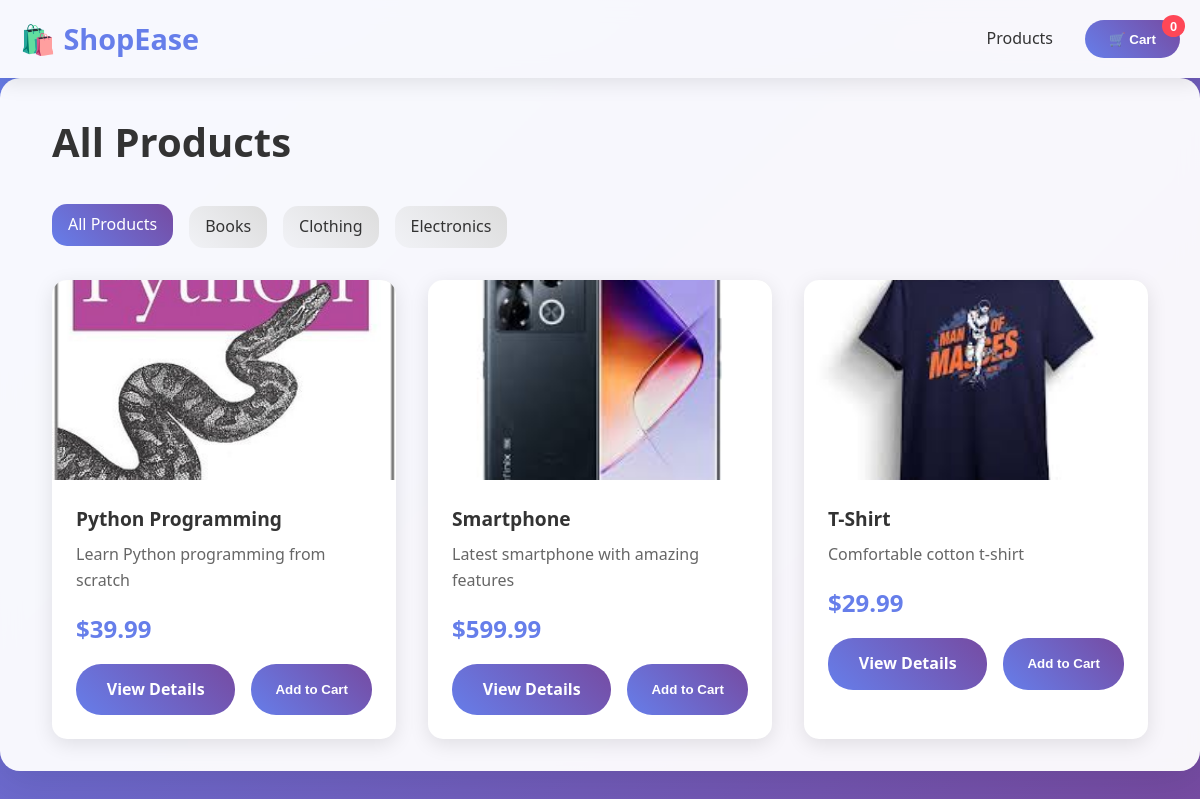
The page / on the database its author committed.
### shop/models.py (models this page shows, shortened)
class Category(models.Model):
    name = models.CharField(max_length=200)
    slug = models.SlugField(unique=True)
    class Meta:
        ordering = ['name']
        verbose_name_plural = 'categories'

class Product(models.Model):
    category = models.ForeignKey(Category, on_delete=models.CASCADE)
    name = models.CharField(max_length=200)
    slug = models.SlugField(unique=True)
    description = models.TextField()
    price = models.DecimalField(max_digits=10, decimal_places=2)
    stock = models.PositiveIntegerField()
    available = models.BooleanField(default=True)
    created = models.DateTimeField(auto_now_add=True)
    updated = models.DateTimeField(auto_now=True)
    image = models.ImageField(upload_to='products/', blank=True)
    class Meta:
        ordering = ['name']
    def get_absolute_url(self):
        return reverse('shop:product_detail', args=[self.id, self.slug])

### shop/views.py (the view)
# urls.py: path('', views.product_list, name='product_list'),
def product_list(request, category_slug=None):
    category = None
    categories = Category.objects.all()
    products = Product.objects.filter(available=True)
    if category_slug:
        category = get_object_or_404(Category, slug=category_slug)
        products = products.filter(category=category)
    return render(request, 'shop/product_list.html', {
        'category': category,
        'categories': categories,
        'products': products
    })

### shop/templates/shop/product_list.html (shortened to what this page needs)
{% extends 'shop/base.html' %}
{% block content %}
<h1 style="margin-bottom: 2rem; font-size: 2.5rem; color: #333;">
    {% if category %}{{ category.name }}{% else %}All Products{% endif %}
</h1>
<div class="categories">
    <a href="{% url 'shop:product_list' %}" class="category-btn {% if not category %}active{% endif %}">
        All Products
    </a>
    {% for c in categories %}
        <a href="{% url 'shop:product_list_by_category' c.slug %}"
           class="category-btn {% if category.slug == c.slug %}active{% endif %}">
            {{ c.name }}
        </a>
    {% endfor %}
</div>
<div class="products-grid">
    {% for product in products %}
        <div class="product-card">
            <div class="product-image">
                {% if product.image %}
                    <img src="{{ product.image.url }}" alt="{{ product.name }}" style="width: 100%; height: 100%; object-fit: cover;">
                {% else %}
                    📦
                {% endif %}
            </div>
            <div class="product-info">
                <h3 class="product-name">{{ product.name }}</h3>
                <p style="color: #666; margin-bottom: 1rem;">{{ product.description|truncatewords:15 }}</p>
                <div class="product-price">${{ product.price }}</div>
                <div style="display: flex; gap: 1rem;">
                    <a href="{{ product.get_absolute_url }}" class="btn" style="flex: 1;">View Details</a>
                    <button onclick="addToCart({{ product.id }})" class="btn">Add to Cart</button>
                </div>
            </div>
        </div>
    {% empty %}
        <div style="grid-column: 1 / -1; text-align: center; padding: 3rem; color: #666;">
            <h2>No products found</h2>
            <p>Check back later for new products!</p>
        </div>
    {% endfor %}
</div>
{% endblock %}

### shop/templates/shop/base.html (shortened to what this page needs)
<!DOCTYPE html>
<html lang="en">
<head>
</head>
<body>
    <header>
        <div class="container">
            <div class="header-content">
                <a href="{% url 'shop:product_list' %}" class="logo">🛍️ ShopEase</a>
                <nav class="nav-links">
                    <a href="{% url 'shop:product_list' %}">Products</a>
                    <button class="cart-btn" onclick="window.location.href='{% url 'shop:cart_detail' %}'">
                        🛒 Cart
                        <span class="cart-count" id="cart-count">0</span>
                    </button>
                </nav>
            </div>
        </div>
    </header>
    <main class="container">
        <div class="content">
            {% block content %}
            {% endblock %}
        </div>
    </main>
</body>
</html>

### shop/templates/shop/base.html (style rules this page uses)
* { margin: 0; padding: 0; box-sizing: border-box; }
body { font-family: 'Segoe UI', Tahoma, Geneva, Verdana, sans-serif; line-height: 1.6; color: #333; background: linear-gradient(135deg, #667eea 0%, #764ba2 100%); min-height: 100vh; }
.container { max-width: 1200px; margin: 0 auto; padding: 0 20px; }
header { background: rgba(255, 255, 255, 0.95); backdrop-filter: blur(10px); box-shadow: 0 4px 20px rgba(0, 0, 0, 0.1); position: sticky; top: 0; z-index: 1000; }
.header-content { display: flex; justify-content: space-between; align-items: center; padding: 1rem 0; }
.logo { font-size: 1.8rem; font-weight: bold; color: #667eea; text-decoration: none; }
.nav-links { display: flex; gap: 2rem; align-items: center; }
.nav-links a { text-decoration: none; color: #333; font-weight: 500; transition: color 0.3s ease; }
.cart-btn { background: linear-gradient(45deg, #667eea, #764ba2); color: white; padding: 0.7rem 1.5rem; border: none; border-radius: 25px; cursor: pointer; font-weight: 600; position: relative; transition: transform 0.3s ease; }
.cart-count { background: #ff4757; color: white; border-radius: 50%; padding: 0.2rem 0.5rem; font-size: 0.8rem; position: absolute; top: -5px; right: -5px; min-width: 20px; text-align: center; }
main { background: rgba(255, 255, 255, 0.95); backdrop-filter: blur(10px); margin: 2rem auto; border-radius: 20px; box-shadow: 0 10px 40px rgba(0, 0, 0, 0.1); overflow: hidden; }
.content { padding: 2rem; }
.categories { display: flex; gap: 1rem; margin-bottom: 2rem; flex-wrap: wrap; }
.category-btn { background: linear-gradient(45deg, #f1f2f6, #ddd); color: #333; padding: 0.5rem 1rem; border: none; border-radius: 15px; cursor: pointer; text-decoration: none; transition: all 0.3s ease; }
.category-btn:hover, .category-btn.active { background: linear-gradient(45deg, #667eea, #764ba2); color: white; transform: translateY(-2px); }
.products-grid { display: grid; grid-template-columns: repeat(auto-fill, minmax(280px, 1fr)); gap: 2rem; margin-top: 2rem; }
.product-card { background: white; border-radius: 15px; overflow: hidden; box-shadow: 0 5px 20px rgba(0, 0, 0, 0.1); transition: transform 0.3s ease, box-shadow 0.3s ease; }
.product-image { width: 100%; height: 200px; background: linear-gradient(45deg, #f1f2f6, #ddd); display: flex; align-items: center; justify-content: center; color: #666; font-size: 3rem; }
.product-info { padding: 1.5rem; }
.product-name { font-size: 1.2rem; font-weight: bold; margin-bottom: 0.5rem; color: #333; }
.product-price { font-size: 1.5rem; color: #667eea; font-weight: bold; margin-bottom: 1rem; }
.btn { background: linear-gradient(45deg, #667eea, #764ba2); color: white; padding: 0.8rem 1.5rem; border: none; border-radius: 25px; cursor: pointer; font-weight: 600; text-decoration: none; display: inline-block; text-align: center; transition: all 0.3s ease; }

### rows shown on the page
Category: name "Books"
Category: name "Clothing"
Category: name "Electronics"
Product: image (picture), name "Python Programming", description "Learn Python programming from scratch", price "39.99"
Product: image (picture), name "Smartphone", description "Latest smartphone with amazing features", price "599.99"
Product: image (picture), name "T-Shirt", description "Comfortable cotton t-shirt", price "29.99"
